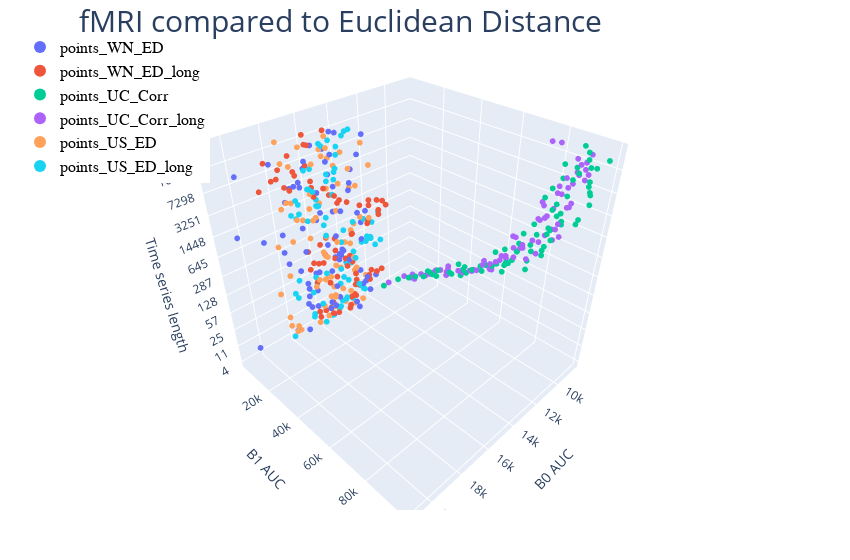

The code cell stored with this chart in its notebook:
### Code cell
fig = go.Figure()


fig.add_trace(go.Scatter3d(
    x = points_WN_ED[0], 
    y = points_WN_ED[1],
    z = points_WN_ED[2],
    mode='markers', 
    showlegend = True,
    marker={
       'size':2,
    },
    name="points_WN_ED"
    ))    


fig.add_trace(go.Scatter3d(
    x = points_WN_ED_long[0], 
    y = points_WN_ED_long[1],
    z = points_WN_ED_long[2],
    mode='markers', 
    showlegend = True,
    marker={
       'size':2,
    },
    name="points_WN_ED_long"
    ))    



fig.add_trace(go.Scatter3d(
    x = points_UC_Corr[0], 
    y = points_UC_Corr[1],
    z = points_UC_Corr[2],
    mode = 'markers', 
    showlegend = True,
    marker={
       'size':2.,
    },
    name="points_UC_Corr"    
    ))
fig.add_trace(go.Scatter3d(
    x = points_UC_Corr_long[0], 
    y = points_UC_Corr_long[1],
    z = points_UC_Corr_long[2],
    mode = 'markers', 
    showlegend = True,
    marker={
       'size':2.,
    },
    name="points_UC_Corr_long"    
    ))


fig.add_trace(go.Scatter3d(
    x = points_US_ED[0], 
    y = points_US_ED[1],
    z = points_US_ED[2],
    mode='markers', 
    showlegend = True,
    marker={
       'size':2.,
    },
    name="points_US_ED"        
    ))
fig.add_trace(go.Scatter3d(
    x = points_US_ED_long[0], 
    y = points_US_ED_long[1],
    z = points_US_ED_long[2],
    mode='markers', 
    showlegend = True,
    marker={
       'size':2.,
    },
    name="points_US_ED_long"        
    ))


# fig.add_trace(go.Scatter3d(
#     x = points_UC_ED[0], 
#     y = points_UC_ED[1],
#     z = points_UC_ED[2],
#     mode = 'markers', 
#     showlegend = True,
#     marker={
#        'size':2.,
#     },
#     name="points_UC_ED (ED)"    
#     ))


fig.update_layout(
    legend = {'itemsizing':'constant'},#legend_title="Legend Title",
    scene = dict(
        xaxis_title='B0 AUC',
        yaxis_title='B1 AUC',
        zaxis_title='Time series length',
        # yaxis=dict(dtick=1, type='log'), # dtick=1, 
        zaxis=dict(dtick=1,
            tickmode = 'array',
            tickvals = np.arange(0,np.size(lenSet,0),7),
            ticktext = lenSet[np.arange(0,np.size(lenSet,0),7)]
            ) # dtick=1, 
        ),
        width=850,
        margin=dict(r=50, b=50, l=20, t=30),
        title = go.layout.Title(
            text = "fMRI compared to Euclidean Distance",
            font = dict(size = 30),
            x = 0.4,
            y = 0.98,
            xanchor = 'center',
            yanchor = 'top'
        ),
)

fig.update_layout(
    legend=dict(
        x=0,
        y=1,
        # traceorder="reversed",
        title_font_family="Times New Roman",
        font=dict(
            family="Courier",
            size=16,
            color="black"
        ),
        # bgcolor="LightSteelBlue",
        # bordercolor="Black",
        # borderwidth=1
    ),
    # xaxis = dict(
    #     tickmode = 'array',
    #     tickvals = [1, 3, 5, 7, 9, 11],
    #     ticktext = ['One', 'Three', 'Five', 'Seven', 'Nine', 'Eleven']
    # )
)
# fig.update_yaxes(type="log")

fig.show()
